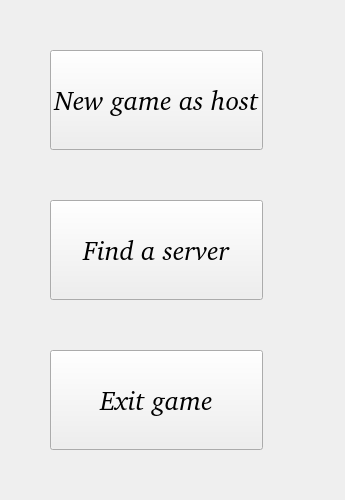
      <widget class="QWidget" name="Menu">
       <property name="sizePolicy">
        <sizepolicy hsizetype="Expanding" vsizetype="Expanding">
         <horstretch>0</horstretch>
         <verstretch>0</verstretch>
        </sizepolicy>
       </property>
       <layout class="QGridLayout" name="gridLayout_3">
        <property name="leftMargin">
         <number>50</number>
        </property>
        <property name="topMargin">
         <number>50</number>
        </property>
        <property name="rightMargin">
         <number>50</number>
        </property>
        <property name="bottomMargin">
         <number>50</number>
        </property>
        <property name="horizontalSpacing">
         <number>25</number>
        </property>
        <property name="verticalSpacing">
         <number>0</number>
        </property>
        <item row="0" column="0">
         <layout class="QVBoxLayout" name="menu_btn_layout_5" stretch="0,0,0">
          <property name="spacing">
           <number>50</number>
          </property>
          <property name="sizeConstraint">
           <enum>QLayout::SetDefaultConstraint</enum>
          </property>
          <item>
           <widget class="QPushButton" name="start_btn">
            <property name="sizePolicy">
             <sizepolicy hsizetype="Preferred" vsizetype="Preferred">
              <horstretch>0</horstretch>
              <verstretch>0</verstretch>
             </sizepolicy>
            </property>
            <property name="minimumSize">
             <size>
              <width>200</width>
              <height>100</height>
             </size>
            </property>
            <property name="maximumSize">
             <size>
              <width>16777215</width>
              <height>100</height>
             </size>
            </property>
            <property name="baseSize">
             <size>
              <width>0</width>
              <height>0</height>
             </size>
            </property>
            <property name="font">
             <font>
              <family>Z003 [urw]</family>
              <pointsize>20</pointsize>
              <italic>true</italic>
              <bold>false</bold>
              <underline>false</underline>
              <strikeout>false</strikeout>
              <kerning>false</kerning>
             </font>
            </property>
            <property name="focusPolicy">
             <enum>Qt::NoFocus</enum>
            </property>
            <property name="text">
             <string>New game as host</string>
            </property>
            <property name="iconSize">
             <size>
              <width>16</width>
              <height>25</height>
             </size>
            </property>
           </widget>
          </item>
          <item>
           <widget class="QPushButton" name="server_btn">
            <property name="sizePolicy">
             <sizepolicy hsizetype="Preferred" vsizetype="Preferred">
              <horstretch>0</horstretch>
              <verstretch>0</verstretch>
             </sizepolicy>
            </property>
            <property name="minimumSize">
             <size>
              <width>200</width>
              <height>100</height>
             </size>
            </property>
            <property name="maximumSize">
             <size>
              <width>16777215</width>
              <height>100</height>
             </size>
            </property>
            <property name="baseSize">
             <size>
              <width>0</width>
              <height>0</height>
             </size>
            </property>
            <property name="font">
             <font>
              <family>Z003 [urw]</family>
              <pointsize>20</pointsize>
              <italic>true</italic>
              <bold>false</bold>
              <underline>false</underline>
              <strikeout>false</strikeout>
              <kerning>false</kerning>
             </font>
            </property>
            <property name="focusPolicy">
             <enum>Qt::NoFocus</enum>
            </property>
            <property name="text">
             <string>Find a server</string>
            </property>
            <property name="icon">
             <iconset theme="network-wireless">
              <normaloff>.</normaloff>.</iconset>
            </property>
            <property name="iconSize">
             <size>
              <width>16</width>
              <height>16</height>
             </size>
            </property>
           </widget>
          </item>
          <item>
           <widget class="QPushButton" name="exit_btn">
            <property name="sizePolicy">
             <sizepolicy hsizetype="Preferred" vsizetype="Preferred">
              <horstretch>0</horstretch>
              <verstretch>0</verstretch>
             </sizepolicy>
            </property>
            <property name="minimumSize">
             <size>
              <width>200</width>
              <height>100</height>
             </size>
            </property>
            <property name="maximumSize">
             <size>
              <width>16777215</width>
              <height>100</height>
             </size>
            </property>
            <property name="baseSize">
             <size>
              <width>0</width>
              <height>0</height>
             </size>
            </property>
            <property name="font">
             <font>
              <family>Z003 [urw]</family>
              <pointsize>20</pointsize>
              <italic>true</italic>
              <bold>false</bold>
              <underline>false</underline>
              <strikeout>false</strikeout>
              <kerning>false</kerning>
             </font>
            </property>
            <property name="focusPolicy">
             <enum>Qt::NoFocus</enum>
            </property>
            <property name="text">
             <string>Exit game</string>
            </property>
            <property name="iconSize">
             <size>
              <width>16</width>
              <height>16</height>
             </size>
            </property>
           </widget>
          </item>
         </layout>
        </item>
        <item row="0" column="1">
         <widget class="QLabel" name="label">
          <property name="sizePolicy">
           <sizepolicy hsizetype="Expanding" vsizetype="Expanding">
            <horstretch>0</horstretch>
            <verstretch>0</verstretch>
           </sizepolicy>
          </property>
          <property name="text">
           <string/>
          </property>
          <property name="pixmap">
           <pixmap resource="imageResources.qrc">:/images/menu.jpg</pixmap>
          </property>
          <property name="scaledContents">
           <bool>true</bool>
          </property>
         </widget>
        </item>
       </layout>
      </widget>
